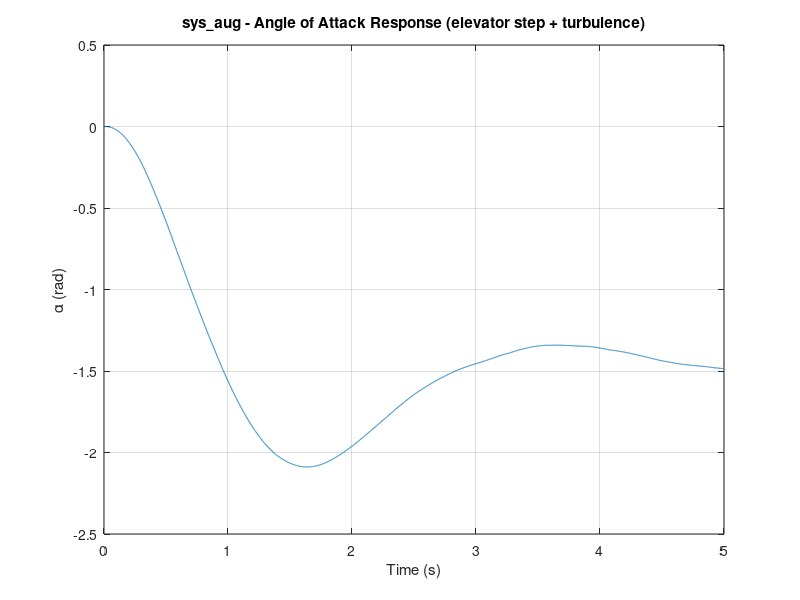
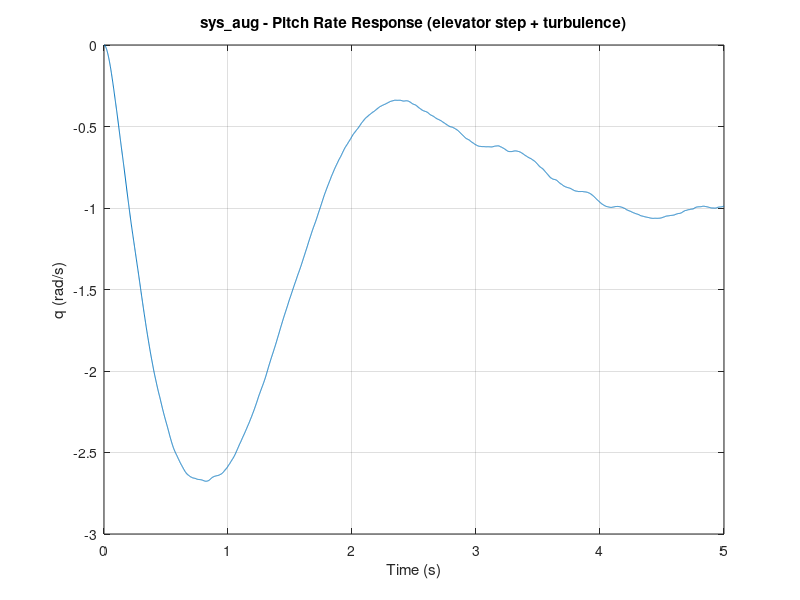

These figures' MATLAB source, in order:
function [sys, sys_aug] = F14LongModel()
clear; clc;

%========================================================================
% DEFINE GRUMMANN F-14 MODEL VARIABLES
%========================================================================
tau_a = 0.05; %sec
sigma_wG = 3.0; %ft/sec
a = 2.5348; %sec
b = 64.13; %ft
VT0 = 690.4; %ft/sec
sigma_alpha = 5.236e-3; %rad
omega_alpha = 10.0; %rad/sec
Zd = -63.9979; %ft/(rad-sec^2)

Md = -6.8847; %1/(rad-sec^2)
U0 = 689.4; %ft/sec
Zw = -0.6485; %1/sec
Mq = -0.6571; %1/sec
Mw = -5.92e-3; %1/(ft-sec)

%========================================================================
% DEFINE GRUMMANN F-14 MODEL STATE SPACE W/ ACTUATOR DYNAMICS
%========================================================================
%Matrices
A = [Zw U0;
    Mw Mq];
    
B = [Zd ;
    Md] ;

C = [1/U0 0;
    0 1];

D = [0;
    0];

sys_sp = ss(A,B,C,D);
eig(sys_sp)

%Add actuator dynamics

ActuatorSys = ss(-1/tau_a,1/tau_a,1,0);

A_new = [A,B;
    zeros(1,2), ActuatorSys.A];

B_new = [zeros(2,1);
    ActuatorSys.B];

C_new = [C, zeros(2,1)];

D_new = D;

sys = ss(A_new,B_new,C_new,D_new);

sys.InputName = {'d_c'};
sys.OutputName = {'alpha';'q'};

%========================================================================
% ADD DRYDEN TURBULENCE MODEL DYNAMICS
%========================================================================
%Turbulence Transfer Functions
s = tf('s');

wG_n1 = sigma_wG/sqrt(a^3)*((sqrt(3)*a*s+1)/(s+1/a)^2);
qG_n1 = pi/(4*b)*(s/(s+pi*VT0/(4*b)))*wG_n1;

TurbSys = ss([-Zw*wG_n1;-Mw*wG_n1-Mq*qG_n1]);
TurbSys = minreal(TurbSys);

A_aug = [A_new,[TurbSys.C; zeros(1,3)];
         zeros(3,3),TurbSys.A];

B_aug = [B_new,[TurbSys.D; zeros(1,1)];
         zeros(3,1),TurbSys.B];

C_aug = [C_new,zeros(2,3)];

D_aug = [D_new TurbSys.D];

sys_aug = ss(A_aug, B_aug, C_aug, D_aug);
sys_aug.InputName = {'d_c'; 'n1'};
sys_aug.OutputName = {'alpha'; 'q'};


% Check poles
disp('sys_aug Open Loop Poles:')
pole(sys_aug)
sys_aug

%========================================================================
% sys_aug - OPEN LOOP SIMULATION (elevator step + turbulence noise)
%========================================================================
t = (0:0.001:5)';
d_c_step = ones(size(t));        % step on elevator command
n1_noise = 1000*randn(size(t));       % white noise on n1

u = [d_c_step, n1_noise];        % columns match sys_aug.InputName order: {'d_c','n1'}
y = lsim(sys_aug, u, t);         % columns match sys_aug.OutputName order: {'alpha','q'}

figure;
plot(t, y(:,1))
xlabel('Time (s)'); ylabel('\alpha (rad)')
title('sys\_aug - Angle of Attack Response (elevator step + turbulence)')
grid on

figure;
plot(t, y(:,2))
xlabel('Time (s)'); ylabel('q (rad/s)')
title('sys\_aug - Pitch Rate Response (elevator step + turbulence)')
grid on
